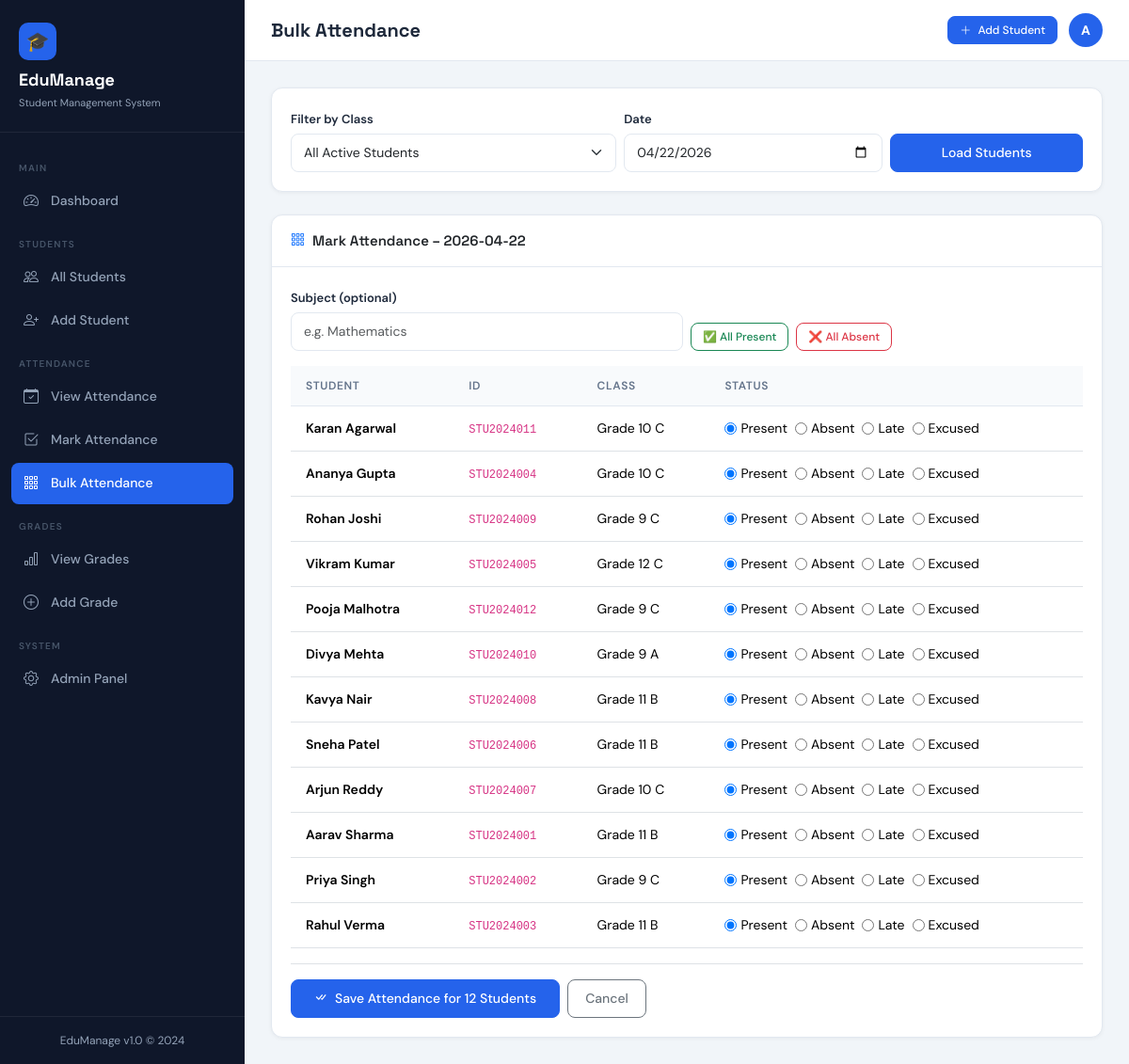
Page /attendance/bulk/ on the committed database.
### students/models.py (models this page shows, shortened)
class Student(models.Model):
    GENDER_CHOICES = [('M', 'Male'), ('F', 'Female'), ('O', 'Other')]
    STATUS_CHOICES = [('active', 'Active'), ('inactive', 'Inactive'), ('graduated', 'Graduated')]
    student_id = models.CharField(max_length=20, unique=True)
    first_name = models.CharField(max_length=50)
    last_name = models.CharField(max_length=50)
    email = models.EmailField(unique=True)
    phone = models.CharField(max_length=15, blank=True)
    date_of_birth = models.DateField(null=True, blank=True)
    gender = models.CharField(max_length=1, choices=GENDER_CHOICES, default='M')
    address = models.TextField(blank=True)
    enrollment_date = models.DateField(auto_now_add=True)
    status = models.CharField(max_length=20, choices=STATUS_CHOICES, default='active')
    class_name = models.CharField(max_length=50, blank=True)
    section = models.CharField(max_length=10, blank=True)
    guardian_name = models.CharField(max_length=100, blank=True)
    guardian_phone = models.CharField(max_length=15, blank=True)
    profile_image = models.ImageField(upload_to='students/', null=True, blank=True)
    created_at = models.DateTimeField(auto_now_add=True)
    updated_at = models.DateTimeField(auto_now=True)
    class Meta:
        ordering = ['last_name', 'first_name']
    @property
    def full_name(self):
        return f"{self.first_name} {self.last_name}"

### attendance/views.py (the view, shortened to what this page needs)
# urls.py: path('bulk/', views.bulk_attendance, name='bulk_attendance'),
def bulk_attendance(request):
    class_name = request.GET.get('class_name', '')
    date = request.GET.get('date', str(datetime.date.today()))
    students = Student.objects.filter(status='active')
    if class_name:
        students = students.filter(class_name=class_name)
    classes = Student.objects.values_list('class_name', flat=True).distinct()
    context = {
        'students': students,
        'date': date,
        'class_name': class_name,
        'classes': classes,
    }
    return render(request, 'attendance/bulk.html', context)

### templates/attendance/bulk.html (shortened to what this page needs)
{% extends 'base.html' %}
{% block page_title %}Bulk Attendance{% endblock %}
{% block content %}
<div class="card mb-4">
  <div class="card-body">
    <form method="get" class="row g-2 align-items-end">
      <div class="col-md-5">
        <label class="form-label">Filter by Class</label>
        <select name="class_name" class="form-select">
          <option value="">All Active Students</option>
        </select>
      </div>
      <div class="col-md-4">
        <label class="form-label">Date</label>
        <input type="date" name="date" class="form-control" value="{{ date }}">
      </div>
      <div class="col-md-3">
        <button type="submit" class="btn btn-primary w-100">Load Students</button>
      </div>
    </form>
  </div>
</div>
{% if students %}
<div class="card">
  <div class="card-header"><i class="bi bi-grid-3x3-gap me-2 text-primary"></i>Mark Attendance – {{ date }}</div>
  <div class="card-body">
    <form method="post">
      <div class="row g-2 mb-3">
        <div class="col-md-6">
          <label class="form-label">Subject (optional)</label>
          <input type="text" name="subject" class="form-control" placeholder="e.g. Mathematics">
        </div>
        <div class="col-md-6 d-flex align-items-end gap-2">
          <button type="button" class="btn btn-outline-success btn-sm" onclick="markAll('present')">✅ All Present</button>
          <button type="button" class="btn btn-outline-danger btn-sm" onclick="markAll('absent')">❌ All Absent</button>
        </div>
      </div>
      <div class="table-responsive">
        <table class="table">
          <thead>
            <tr><th>Student</th><th>ID</th><th>Class</th><th>Status</th></tr>
          </thead>
          <tbody>
            {% for s in students %}
            <tr>
              <td style="font-weight:600;">{{ s.full_name }}</td>
              <td><code style="font-size:12px;">{{ s.student_id }}</code></td>
              <td>{{ s.class_name }} {{ s.section }}</td>
              <td>
                <div class="d-flex gap-2">
                  <label class="d-flex align-items-center gap-1 cursor-pointer">
                    <input type="radio" name="status_{{ s.pk }}" value="present" checked class="att-radio"> Present
                  </label>
                  <label class="d-flex align-items-center gap-1">
                    <input type="radio" name="status_{{ s.pk }}" value="absent" class="att-radio"> Absent
                  </label>
                  <label class="d-flex align-items-center gap-1">
                    <input type="radio" name="status_{{ s.pk }}" value="late" class="att-radio"> Late
                  </label>
                  <label class="d-flex align-items-center gap-1">
                    <input type="radio" name="status_{{ s.pk }}" value="excused" class="att-radio"> Excused
                  </label>
                </div>
              </td>
            </tr>
            {% endfor %}
          </tbody>
        </table>
      </div>
      <div class="d-flex gap-2 pt-3 border-top">
        <button type="submit" class="btn btn-primary px-4">
          <i class="bi bi-check-all me-2"></i>Save Attendance for {{ students|length }} Students
        </button>
        <a href="{% url 'attendance_list' %}" class="btn btn-outline-secondary">Cancel</a>
      </div>
    </form>
  </div>
</div>
{% else %}
<div class="card">
  <div class="card-body text-center py-5 text-muted">
    <i class="bi bi-people fs-1 d-block mb-2"></i>No active students found. Select a class or add students.
  </div>
</div>
{% endif %}
{% endblock %}

### templates/base.html (style rules this page uses)
:root { --primary: #2563eb; --primary-dark: #1d4ed8; --primary-light: #dbeafe; --sidebar-bg: #0f172a; --sidebar-text: #94a3b8; --sidebar-active: #2563eb; --sidebar-width: 260px; --accent: #06b6d4; --success: #10b981; --warning: #f59e0b; --danger: #ef4444; --body-bg: #f1f5f9; --card-bg: #ffffff; --text-main: #1e293b; --text-muted: #64748b; --border: #e2e8f0; --radius: 12px; }
* { box-sizing: border-box; margin: 0; padding: 0; }
body { font-family: 'DM Sans', sans-serif; background: var(--body-bg); color: var(--text-main); min-height: 100vh; display: flex; }
.card { background: var(--card-bg); border: 1px solid var(--border); border-radius: var(--radius); box-shadow: 0 1px 4px rgba(0,0,0,.05); }
.card-header { background: transparent; border-bottom: 1px solid var(--border); padding: 16px 20px; font-family: 'Space Grotesk', sans-serif; font-weight: 600; font-size: 15px; }
.card-body { padding: 20px; }
.table { font-size: 14px; }
.table th { font-weight: 600; font-size: 12px; text-transform: uppercase; letter-spacing: .6px; color: var(--text-muted); background: #f8fafc; padding: 12px 16px; border-bottom: 1px solid var(--border); }
.table td { padding: 13px 16px; vertical-align: middle; }
.form-control, .form-select { border: 1px solid var(--border); border-radius: 8px; font-size: 14px; padding: 9px 13px; }
.form-label { font-size: 13px; font-weight: 600; color: var(--text-main); margin-bottom: 5px; }
.btn { border-radius: 8px; font-size: 14px; font-weight: 500; padding: 9px 18px; }
.btn-primary { background: var(--primary); border-color: var(--primary); }
.btn-sm { padding: 5px 12px; font-size: 12px; }

### rows in the picture
Student: full_name "Karan Agarwal", student_id "STU2024011", class_name "Grade 10", section "C"
Student: full_name "Ananya Gupta", student_id "STU2024004", class_name "Grade 10", section "C"
Student: full_name "Rohan Joshi", student_id "STU2024009", class_name "Grade 9", section "C"
Student: full_name "Vikram Kumar", student_id "STU2024005", class_name "Grade 12", section "C"
Student: full_name "Pooja Malhotra", student_id "STU2024012", class_name "Grade 9", section "C"
Student: full_name "Divya Mehta", student_id "STU2024010", class_name "Grade 9", section "A"
Student: full_name "Kavya Nair", student_id "STU2024008", class_name "Grade 11", section "B"
Student: full_name "Sneha Patel", student_id "STU2024006", class_name "Grade 11", section "B"
Student: full_name "Arjun Reddy", student_id "STU2024007", class_name "Grade 10", section "C"
Student: full_name "Aarav Sharma", student_id "STU2024001", class_name "Grade 11", section "B"
Student: full_name "Priya Singh", student_id "STU2024002", class_name "Grade 9", section "C"
Student: full_name "Rahul Verma", student_id "STU2024003", class_name "Grade 11", section "B"

### other values in the picture
{{ date }} "2026-04-22"
{{ students|length }} "12"
